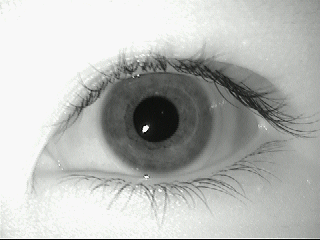
%> input picture 1/left/aeval1.bmp, 320 x 240 px
$ octave --eval "result = findline(rgb2gray(imread('1/left/aeval1.bmp')));"   (GNU Octave 9; MATLAB toolbox functions it lacks are replaced by stand-ins)
%> lines starting %> are read from the running program, lines starting %| are printed output that depends on the picture; in (x1, y1, x2, y2) boxes, pixels count from 0 and x2, y2 are one past the last pixel; in counts of white or black regions, pixels touching at a corner belong together; the program's own positions count from 1
### canny.m
% CANNY - Canny edge detection
%
% Function to perform Canny edge detection. Code uses modifications as
% suggested by Fleck (IEEE PAMI No. 3, Vol. 14. March 1992. pp 337-345)
%
% Usage: [gradient or] = canny(im, sigma)
%
% Arguments:   im       - image to be procesed
%              sigma    - standard deviation of Gaussian smoothing filter
%                      (typically 1)
%		       scaling  - factor to reduce input image by
%		       vert     - weighting for vertical gradients
%		       horz     - weighting for horizontal gradients
%
% Returns:     gradient - edge strength image (gradient amplitude)
%              or       - orientation image (in degrees 0-180, positive
%                         anti-clockwise)
%
% See also:  NONMAXSUP, HYSTHRESH

% Author:
% Peter Kovesi
% Department of Computer Science & Software Engineering
% The University of Western Australia
% pk@cs.uwa.edu.au  www.cs.uwa.edu.au/~pk
%
% April 1999    Original version
% January 2003  Error in calculation of d2 corrected
% March 2003	Modified to accept scaling factor and vertical/horizontal
%		        gradient bias (Libor Masek)

function [gradient, or] = canny(im, sigma, scaling, vert, horz)
%> called with sigma = 2, scaling = 1, vert = 0, horz = 1

xscaling = vert;
yscaling = horz;

hsize = [6*sigma+1, 6*sigma+1];   % The filter size.

gaussian = fspecial('gaussian',hsize,sigma);
im = filter2(gaussian,im);        % Smoothed image.

im = imresize(im, scaling);

[rows, cols] = size(im);
%> rows = 240; cols = 320

h =  [  im(:,2:cols)  zeros(rows,1) ] - [  zeros(rows,1)  im(:,1:cols-1)  ];
v =  [  im(2:rows,:); zeros(1,cols) ] - [  zeros(1,cols); im(1:rows-1,:)  ];
d1 = [  im(2:rows,2:cols) zeros(rows-1,1); zeros(1,cols) ] - ...
                               [ zeros(1,cols); zeros(rows-1,1) im(1:rows-1,1:cols-1)  ];
d2 = [  zeros(1,cols); im(1:rows-1,2:cols) zeros(rows-1,1);  ] - ...
                               [ zeros(rows-1,1) im(2:rows,1:cols-1); zeros(1,cols)   ];
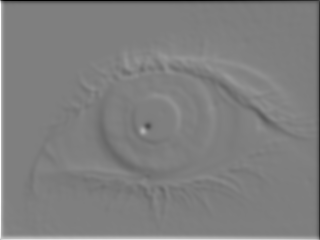
%> d2: size 240x320 double; min -192.5, max 192.5, mean 0; drawn with min black and max white

X = ( h + (d1 + d2)/2.0 ) * xscaling;
%> X: size 240x320 double; every value is 0
Y = ( v + (d1 - d2)/2.0 ) * yscaling;

gradient = sqrt(X.*X + Y.*Y); % Gradient amplitude.
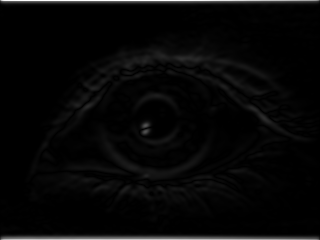
%> gradient: size 240x320 double; min 0, max 384.9, mean 11.1; drawn with min black and max white

or = atan2(-Y, X);            % Angles -pi to + pi.
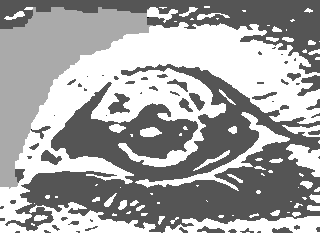
%> or: size 240x320 double; min -3.14, max 1.57, mean -0.0505; drawn with min black and max white
neg = or<0;                   % Map angles to 0-pi.
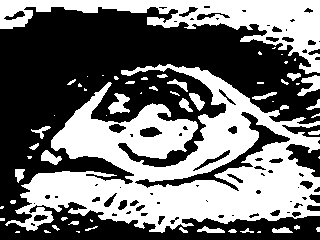
%> neg: size 240x320 logical; 44.9% white; 61 white regions (29 under 20 px), largest, box (x1, y1, x2, y2) and area: (5, 64, 320, 233) 24651, (0, 0, 320, 74) 7525, (108, 93, 130, 114) 260
or = or.*~neg + (or+pi).*neg;
%> or: size 240x320 double; values 0 (black) and 1.57 (white), 86.6% white; 2 black regions (1 under 20 px), largest, box (x1, y1, x2, y2) and area: (0, 7, 153, 189) 10272
or = or*180/pi;               % Convert to degrees.

### adjgamma.m
% ADJGAMMA - Adjusts image gamma.
%
% function g = adjgamma(im, g)
%
% Arguments:
%            im     - image to be processed.
%            g      - image gamma value.
%                     Values in the range 0-1 enhance contrast of bright
%                     regions, values > 1 enhance contrast in dark
%                     regions.
function newim = adjgamma(im, g)
%> called with g = 1.9

    if g <= 0
	error('Gamma value must be > 0');
    end

    if isa(im,'uint8');
	newim = double(im);
    else
	newim = im;
    end

    newim =  newim.^(1/g);   % Apply gamma function
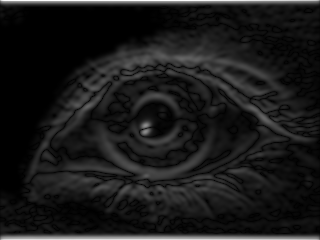
%> newim: size 240x320 double; min 0, max 22.95, mean 2.4; drawn with min black and max white

### hysthresh.m
% HYSTHRESH - Hysteresis thresholding
%
% Usage: thresh_img = hysthresh(im, T1, T2)
%
% Arguments:
%             im  - image to be thresholded (assumed to be non-negative)
%             T1  - upper threshold value
%             T2  - lower threshold value
%
% Returns:
%             thresh_img  - the thresholded image (containing values 0 or 1)
%
% Function performs hysteresis thresholding of an image.
% All pixels with values above threshold T1 are marked as edges
% All pixels that are adjacent to points that have been marked as edges
% and with values above threshold T2 are also marked as edges. Eight
% connectivity is used.
%
%
% A stack (implemented as an array) is used to keep track of all the
% indices of pixels that need to be checked.
% Note: For speed the number of conditional tests have been minimised
% This results in the top and bottom edges of the image being considered to
% be connected.  This may cause some stray edges to be propagated further than
% they should be from the top or bottom.
%


function thresh_img = hysthresh(im, T1, T2)
%> called with T1 = 0.2, T2 = 0.15

if (T2 > T1 | T2 < 0 | T1 < 0)  % Check thesholds are sensible
  error('T1 must be >= T2 and both must be >= 0 ');
end

[rows, cols] = size(im);    % Precompute some values for speed and convenience.
rc = rows*cols;
%> rc = 76800
rcmr = rc - rows;
%> rcmr = 76560
rp1 = rows+1;
%> rp1 = 241

thresh_img = im(:);                 % Make image into a column vector
pix = find(thresh_img > T1);        % Find indices of all pixels with value > T1
%> pix = 63919 values from 1 to 76800
npix = size(pix,1);         % Find the number of pixels with value > T1
%> npix = 63919

stack = zeros(rows*cols,1); % Create a stack array (that should never
                            % overflow!)

stack(1:npix) = pix;        % Put all the edge points on the stack
stack_ptr = npix;                 % set stack pointer
%> stack_ptr = 63919
for k = 1:npix
    thresh_img(pix(k)) = -1;        % mark points as edges
end


% Precompute an array, O, of index offset values that correspond to the eight
% surrounding pixels of any point. Note that the image was transformed into
% a column vector, so if we reshape the image back to a square the indices
% surrounding a pixel with index, n, will be:
%              n-rows-1   n-1   n+rows-1
%
%               n-rows     n     n+rows
%
%              n-rows+1   n+1   n+rows+1

O = [-1, 1, -rows-1, -rows, -rows+1, rows-1, rows, rows+1];
%> O = [-1 1 -241 -240 -239 239 240 241]

while stack_ptr ~= 0            % While the stack is not empty
    v = stack(stack_ptr);         % Pop next index off the stack
    stack_ptr = stack_ptr - 1;

    if v > rp1 & v < rcmr   % Prevent us from generating illegal indices
			    % Now look at surrounding pixels to see if they
                            % should be pushed onto the stack to be
                            % processed as well.
       index = O+v;	    % Calculate indices of points around this pixel.
       for l = 1:8
	   ind = index(l);
	   if thresh_img(ind) > T2   % if value > T2,
	       stack_ptr = stack_ptr+1;  % push index onto the stack.
	       stack(stack_ptr) = ind;
	       thresh_img(ind) = -1; % mark this as an edge point
	   end
       end
    end
end
%> this loop made 64454 passes
%> v on passes 1 to 3: 76800, 76799, 76798
%> after the loop, ind = 483; index = [241 243 1 2 3 481 482 483]; stack_ptr = 0
thresh_img = (thresh_img == -1);            % Finally zero out anything that was not an edge
%> thresh_img = 76800 logical values, 64454 true
thresh_img = reshape(thresh_img,rows,cols); % and reshape the image
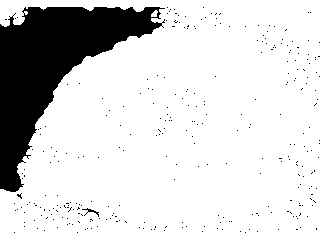
%> thresh_img: size 240x320 logical; 83.9% white; 305 black regions (303 under 20 px), largest, box (x1, y1, x2, y2) and area: (0, 7, 165, 192) 11922, (82, 208, 99, 217) 39

### findline.m
% findline - returns the coordinates of a line in an image using the
% linear Hough transform and Canny edge detection to create
% the edge map.
%
% Usage:
% lines = findline(image)
%
% Arguments:
%	image   - the input image
%
% Output:
%	lines   - parameters of the detected line in polar form
%
% Author:
% Libor Masek
% masekl01@csse.uwa.edu.au
% School of Computer Science & Software Engineering
% The University of Western Australia
% November 2003

function lines = findline(image)

[I2 or] = canny(image, 2, 1, 0.00, 1.00);

I3 = adjgamma(I2, 1.9);
%I4 = nonmaxsup(I3, or, 1.5);
edgeimage = hysthresh(I3, 0.20, 0.15);


theta = (0:179)';
[R, xp] = radon(edgeimage, theta);
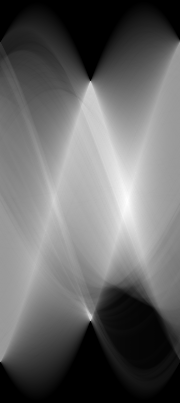
%> R: size 403x180 double; min 0, max 396.7, mean 159.9; drawn with min black and max white
%> xp = 403 values from -201 to 201

maxv = max(max(R));
%> maxv = 396.7

if maxv > 25
    i = find(R == max(max(R)));
%> i = 51382
else
    lines = [];
    return;
end

[foo, ind] = sort(-R(i));
%> foo = -396.7; ind = 1
u = size(i,1);
%> u = 1
k = i(ind(1:u));
%> k = 51382
[y,x]=ind2sub(size(R),k);
%> y = 201; x = 128
t = -theta(x)*pi/180;
%> t = -2.22
r = xp(y);
%> r = -1

lines = [cos(t) sin(t) -r];
%> lines = [-0.602 -0.799 1]

cx = size(image,2)/2-1;
%> cx = 159
cy = size(image,1)/2-1;
%> cy = 119
%> `result = findline(rgb2gray(imread('1/left/aeval1.bmp')));`: result = [-0.602 -0.799 191.7]
lines(:,3) = lines(:,3) - lines(:,1)*cx - lines(:,2)*cy;
